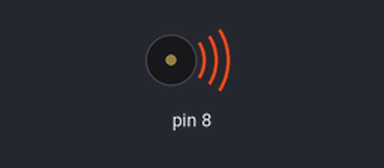
A sketch run on a simulated Arduino Uno, built with avr-gcc and run on an emulated ATmega328P. Parts: buzzer (waves = sounding). At 43.5 s the program stops and its outputs stay as they are.

Above: at 0.2 s.
At 8.7 s:
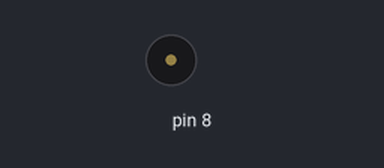
Timing chart, 0 to 9.4 s (numbered marks = the images above):
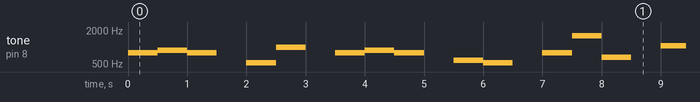

Measured:
- by itself, tone on pin 8: plays 784 Hz for 0.50 s, 880 Hz for 0.50 s, 784 Hz for 0.50 s, 523 Hz for 0.50 s, 988 Hz for 0.50 s, 784 Hz for 0.50 s … (63 notes in this stretch)

The sketch:

happy.ino
```cpp
#include "pitches.h"

void setup() {
  // put your setup code here, to run once:
  //SOL SOL LA SOL DO SI
  tone(8, NOTE_G5,1000/4);
    delay(250);
  tone(8, NOTE_G5,1000/4);
    delay(250);
  tone(8, NOTE_A5,1000/1);
    delay(500);
  tone(8, NOTE_G5,1000/2);
    delay(1000);
  tone(8, NOTE_C5,1000/1);
    delay(500);
  tone(8, NOTE_B5,1000/2);
    delay(1000);

      //SOL SOL LA SOL RE DO
  tone(8, NOTE_G5,1000/4);
    delay(250);
  tone(8, NOTE_G5,1000/4);
    delay(250);
  tone(8, NOTE_A5,1000/1);
    delay(500);
  tone(8, NOTE_G5,1000/2);
    delay(1000);
  tone(8, NOTE_D5,1000/1);
    delay(500);
  tone(8, NOTE_C5,1000/2);
    delay(1000);

    //SOL SOL SOL MI
  tone(8, NOTE_G5,1000/4);
    delay(250);
  tone(8, NOTE_G5,1000/4);
    delay(250);
  tone(8, NOTE_G6,1000/1);
    delay(500);
  tone(8, NOTE_E5,1000/2);
    delay(1000);

    //DO DO SI LA
      tone(8, NOTE_C6,1000/4);
    delay(250);
  tone(8, NOTE_C6,1000/4);
    delay(250);
  tone(8, NOTE_B6,1000/1);
    delay(500);
  tone(8, NOTE_A5,1000/2);
    delay(1000);

    //FA FA MI DO
    tone(8, NOTE_F6,1000/4);
    delay(250);
  tone(8, NOTE_F6,1000/4);
    delay(250);
  tone(8, NOTE_E6,1000/1);
    delay(500);
  tone(8, NOTE_C5,1000/2);
    delay(1000);

    //RE DO
  tone(8, NOTE_D5,1000/2);
    delay(500);
  tone(8, NOTE_C5,1000/4);
    delay(1000);

    setup();
}

void loop() {
  // put your main code here, to run repeatedly:

}
```

pitches.h
```cpp
/*************************************************
 * Public Constants
 *************************************************/

#define NOTE_B0  31
#define NOTE_C1  33
#define NOTE_CS1 35
#define NOTE_D1  37
#define NOTE_DS1 39
#define NOTE_E1  41
#define NOTE_F1  44
#define NOTE_FS1 46
#define NOTE_G1  49
#define NOTE_GS1 52
#define NOTE_A1  55
#define NOTE_AS1 58
#define NOTE_B1  62
#define NOTE_C2  65
#define NOTE_CS2 69
#define NOTE_D2  73
#define NOTE_DS2 78
#define NOTE_E2  82
#define NOTE_F2  87
#define NOTE_FS2 93
#define NOTE_G2  98
#define NOTE_GS2 104
#define NOTE_A2  110
#define NOTE_AS2 117
#define NOTE_B2  123
#define NOTE_C3  131
#define NOTE_CS3 139
#define NOTE_D3  147
#define NOTE_DS3 156
#define NOTE_E3  165
#define NOTE_F3  175
#define NOTE_FS3 185
#define NOTE_G3  196
#define NOTE_GS3 208
#define NOTE_A3  220
#define NOTE_AS3 233
#define NOTE_B3  247
#define NOTE_C4  262
#define NOTE_CS4 277
#define NOTE_D4  294
#define NOTE_DS4 311
#define NOTE_E4  330
#define NOTE_F4  349
#define NOTE_FS4 370
#define NOTE_G4  392
#define NOTE_GS4 415
#define NOTE_A4  440
#define NOTE_AS4 466
#define NOTE_B4  494
#define NOTE_C5  523
#define NOTE_CS5 554
#define NOTE_D5  587
#define NOTE_DS5 622
#define NOTE_E5  659
#define NOTE_F5  698
#define NOTE_FS5 740
#define NOTE_G5  784
#define NOTE_GS5 831
#define NOTE_A5  880
#define NOTE_AS5 932
#define NOTE_B5  988
#define NOTE_C6  1047
#define NOTE_CS6 1109
#define NOTE_D6  1175
#define NOTE_DS6 1245
#define NOTE_E6  1319
#define NOTE_F6  1397
#define NOTE_FS6 1480
#define NOTE_G6  1568
#define NOTE_GS6 1661
#define NOTE_A6  1760
#define NOTE_AS6 1865
#define NOTE_B6  1976
#define NOTE_C7  2093
#define NOTE_CS7 2217
#define NOTE_D7  2349
#define NOTE_DS7 2489
#define NOTE_E7  2637
#define NOTE_F7  2794
#define NOTE_FS7 2960
#define NOTE_G7  3136
#define NOTE_GS7 3322
#define NOTE_A7  3520
#define NOTE_AS7 3729
#define NOTE_B7  3951
#define NOTE_C8  4186
#define NOTE_CS8 4435
#define NOTE_D8  4699
#define NOTE_DS8 4978
```
